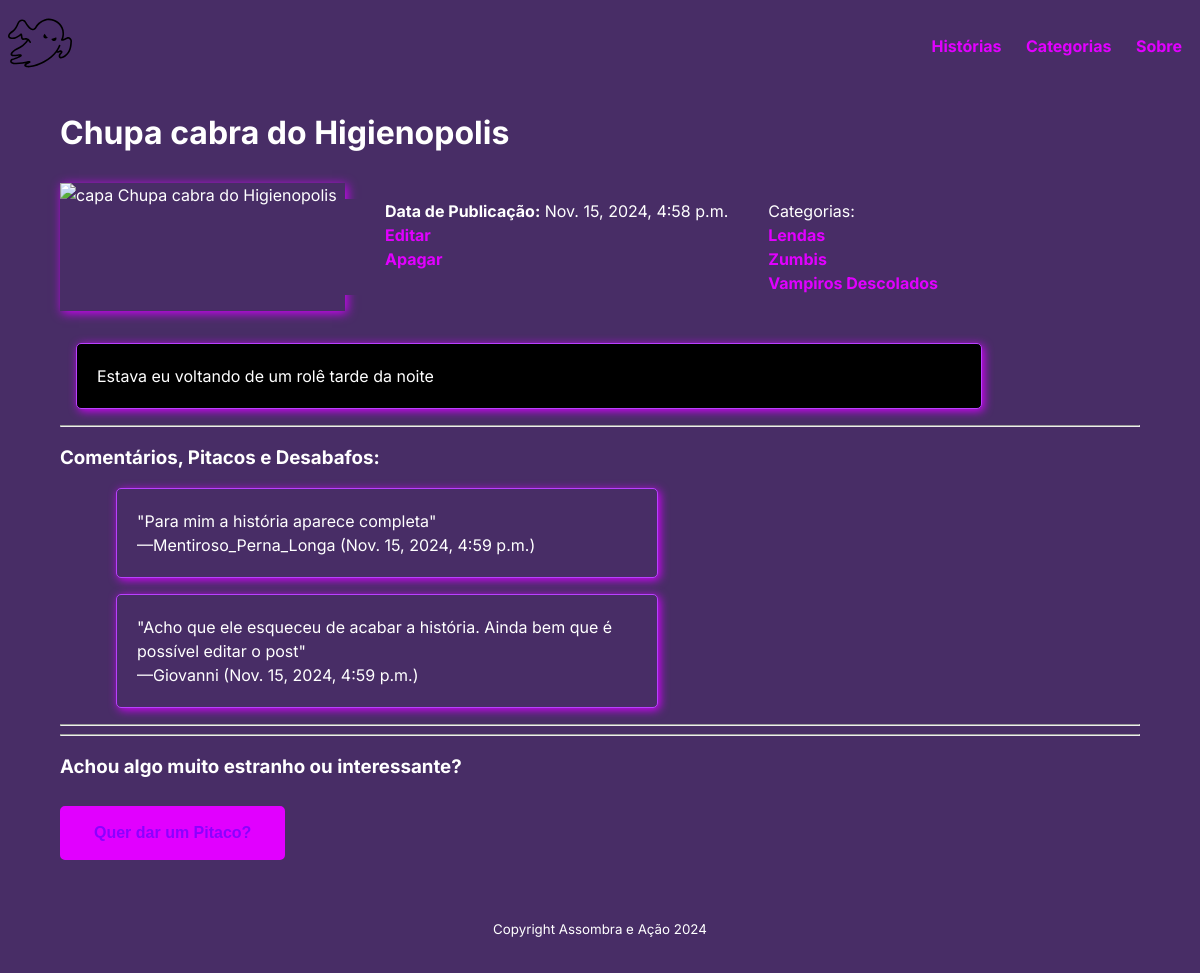
The page /historias/12/ on the database its author committed.
### historias/models.py (models this page shows, shortened)
class Historia(models.Model):
    name = models.CharField(max_length=255)
    capa = models.URLField(max_length=200, null=True)
    relato =models.CharField(max_length=5000)
    data = models.DateTimeField(auto_now=True)
    categoria = models.ManyToManyField(Category)

class Category(models.Model):
    nome = models.CharField(max_length=255)

class Comment(models.Model):
    autor = models.ForeignKey(settings.AUTH_USER_MODEL,
                               on_delete=models.CASCADE)
    texto = models.CharField(max_length=255)
    data = models.DateTimeField(auto_now=True)
    historia = models.ForeignKey(Historia, on_delete=models.CASCADE)

### historias/views.py (the view)
# urls.py: path('<int:pk>/', views.HistoriaDetailView.as_view(), name='detail'),
class HistoriaDetailView(generic.DetailView):
    model = Historia
    template_name = 'historias/detail.html'

### historias/templates/historias/detail.html (shortened to what this page needs)
{% extends 'base.html' %}  {% block content %}
    <h1>{{ historia.name }}</h1>
    <section class="dados-de-filme">
      <img src="{{ historia.capa }}" alt="capa {{ historia.name}}" />
      <ul>
        <li> <b>Data de Publicação:</b> {{ historia.data }}</li>
        <li><a href="{% url 'historias:update' historia.id %}">Editar</a></li>
        <li><a href="{% url 'historias:delete' historia.id %}">Apagar</a></li>
      </ul>
      <ul>
        Categorias:
        {% for cat in historia.categoria.all %}
         <li><a href="{% url 'historias:indexcatego' pk=cat.id %}">    {{ cat.nome }}</a></li>
        {% endfor %}
      </ul>
    </section>
    <section class="desc-relato">
      {{ historia.relato }}
    </section>
    <hr>
  <section>
      <header>
          <h3>Comentários, Pitacos e Desabafos:</h3>
      </header>
      <ul>
          {% if historia.comment_set.all %}
              {% for comment in historia.comment_set.all reversed%}
                  <section class="cardcom">
                          "{{ comment.texto }}"
                      <figcaption>—{{ comment.autor }} ({{ comment.data }})</figcaption>
                    </section>
              {% endfor %}
          {% else %}
              <p>Essa história deixou todos sem palavras até o momento. O chupa cabra também comeu a sua língua?</p>
          {% endif %}
      </ul>
  </section>
  <hr>
  <hr>
    <h3>Achou algo muito estranho ou interessante?</h3>
    <a href="{% url 'historias:comment' historia.pk %}"><button>Quer dar um Pitaco?</button></a>
    {% endblock content %}

### static/style.css (style rules this page uses)
:root { --primary-color: #ffffff; --secondary-color: #e100ff; --tertiary-color: #f44d27; --secondary-color-light: #cf30ff; --tertiary-color-light: #ff6d28; --bg-color: #8c00ff; --secondary-bg-color: #b941ff; --color-shadow: #d400ff; font-family: Inter, sans-serif; font-size: 16px; line-height: 1.5em; }
* { background-color:rgb(72, 45, 102); }
html, body, #root { height: 100%; color: #ffffff; }
li a { color: var(--secondary-color); font-weight: bold; text-decoration: none; }
body, #root { display: flex; flex-direction: column; }
.cardcom { border: 1px solid var(--secondary-bg-color); border-radius: 5px; box-shadow: 2px 2px 10px var(--color-shadow); margin: 1rem; padding: 1.25rem; width: 500px; }
a { color: var(--secondary-color); text-decoration: none; }
.dados-de-filme { width: 100%; display: flex; flex-wrap: wrap; justify-content: left; padding: 1rem 0; }
.dados-de-filme img { width: 285px; box-shadow: 2px 2px 10px var(--color-shadow); }
.dados-de-filme ul { list-style-type: none; }
.desc-relato { background-color:black; border: 1px solid var(--secondary-bg-color); border-radius: 5px; box-shadow: 2px 2px 10px var(--color-shadow); margin: 1rem; padding: 1.25rem; width: 80%; }
button { background-color: var(--secondary-color); border: 2px solid var(--secondary-color); color: var(--bg-color); border-radius: 5px; display: inline-block; font-size: medium; font-weight: bold; margin: 0.5rem 0; padding: 1rem 2rem; }

### rows shown on the page
Historia: name "Chupa cabra do Higienopolis", data "Nov. 15, 2024, 4:58 p.m.", relato "Estava eu voltando de um rolê tarde da noite"
Category: nome "Lendas"
Category: nome "Zumbis"
Category: nome "Vampiros Descolados"
Comment: texto "Para mim a história aparece completa", autor "Mentiroso_Perna_Longa", data "Nov. 15, 2024, 4:59 p.m."
Comment: texto "Acho que ele esqueceu de acabar a história. Ainda bem que é possível editar o post", autor "Giovanni", data "Nov. 15, 2024, 4:59 p.m."
